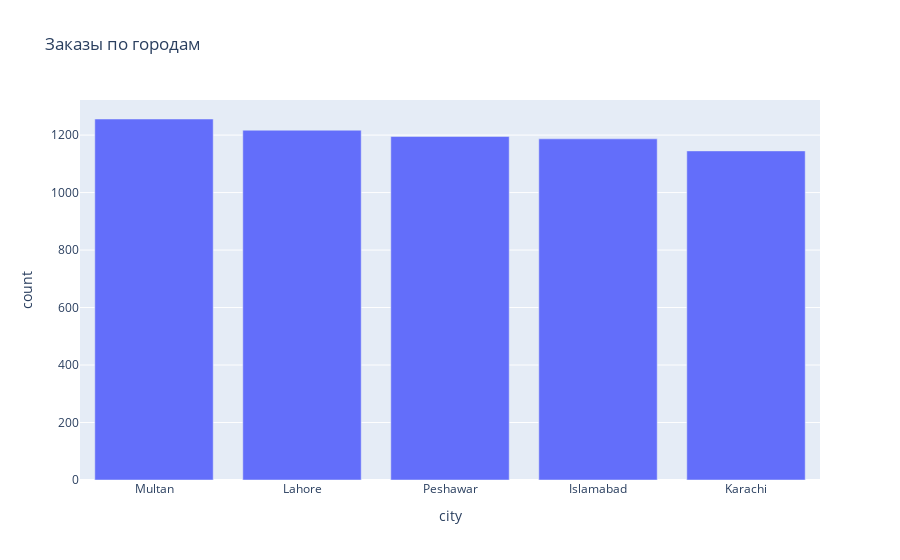

Notebook cell for this chart:
### Code cell
# Дополнительный интерактивный график (Plotly): Заказы по городам
fig = px.bar(df['city'].value_counts().reset_index(), x='city', y='count', title='Заказы по городам')
fig.show()
# Вывод: Больше всего заказов в Lahore и Islamabad, меньше в Peshawar. Связанно с населением/покрытием сервиса.

### Figure 1 — Plotly figure (JSON) as saved in the notebook; plotly's stock layout.template omitted (floating-point values rounded to 4 significant figures)
{"data": [{"hovertemplate": "city=%{x}<br>count=%{y}<extra></extra>", "legendgroup": "", "marker": {"color": "#636efa", "pattern": {"shape": ""}}, "name": "", "orientation": "v", "showlegend": false, "textposition": "auto", "type": "bar", "x": ["Multan", "Lahore", "Peshawar", "Islamabad", "Karachi"], "xaxis": "x", "y": [1256, 1217, 1195, 1187, 1145], "yaxis": "y"}], "layout": {"barmode": "relative", "legend": {"tracegroupgap": 0}, "title": {"text": "Заказы по городам"}, "xaxis": {"anchor": "y", "domain": [0, 1], "title": {"text": "city"}}, "yaxis": {"anchor": "x", "domain": [0, 1], "title": {"text": "count"}}}}
